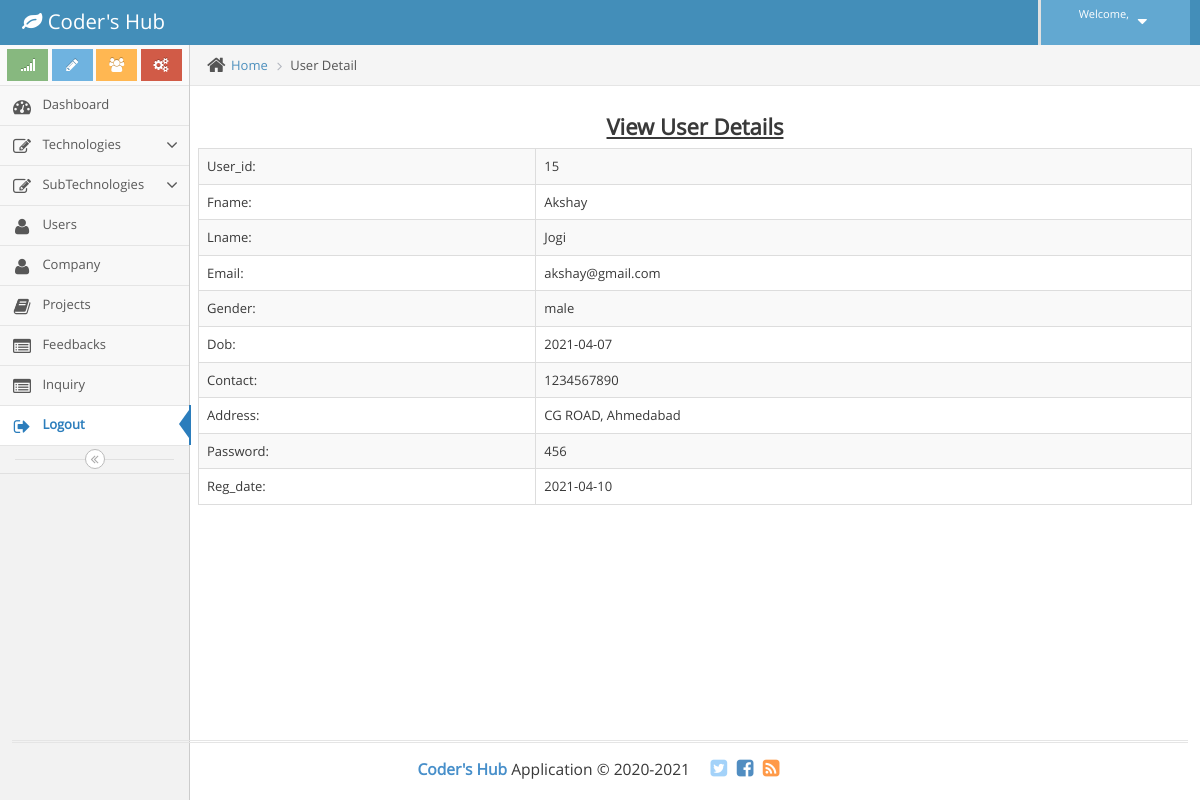
The app's page /admin/users_details.php?did=15 with its own data.
### tables this page shows
CREATE TABLE `user` (
  `User_id` int(100) NOT NULL,
  `Fname` varchar(100) NOT NULL,
  `Lname` varchar(100) NOT NULL,
  `Email` varchar(100) NOT NULL,
  `Gender` varchar(20) NOT NULL,
  `Dob` date NOT NULL,
  `Contact` bigint(10) NOT NULL,
  `Address` varchar(100) NOT NULL,
  `Password` varchar(50) NOT NULL,
  `Reg_date` date NOT NULL
);

### admin/users_details.php (the view, shortened to what this page needs)
<?php
$obj = new mysqli("localhost","root","","codershub");
$id = $_GET["did"];
$result = $obj->query("select * from user where User_id='$id'");
$row = $result->fetch_object();
?>
<!DOCTYPE html>
<html lang="en">
	<head>
		<link rel="stylesheet" href="assets/css/bootstrap.min.css" />
		<link rel="stylesheet" href="assets/font-awesome/4.5.0/css/font-awesome.min.css" />
		<link rel="stylesheet" href="assets/css/jquery-ui.custom.min.css" />
		<link rel="stylesheet" href="assets/css/chosen.min.css" />
		<link rel="stylesheet" href="assets/css/bootstrap-datepicker3.min.css" />
		<link rel="stylesheet" href="assets/css/bootstrap-timepicker.min.css" />
		<link rel="stylesheet" href="assets/css/daterangepicker.min.css" />
		<link rel="stylesheet" href="assets/css/bootstrap-datetimepicker.min.css" />
		<link rel="stylesheet" href="assets/css/bootstrap-colorpicker.min.css" />
		<link rel="stylesheet" href="assets/css/ace.min.css" class="ace-main-stylesheet" id="main-ace-style" />
		<link rel="stylesheet" href="assets/css/ace-skins.min.css" />
		<link rel="stylesheet" href="assets/css/ace-rtl.min.css" />
	</head>
	<body class="no-skin">
		<?php include 'common/header.php';?>
		<div class="main-container ace-save-state" id="main-container">
			<?php include 'common/sidebar.php';?>
			<div class="main-content">
				<div class="main-content-inner">
					<div class="breadcrumbs ace-save-state" id="breadcrumbs">
						<ul class="breadcrumb">
							<li>
								<i class="ace-icon fa fa-home home-icon"></i>
								<a href="#">Home</a>
							</li>
							<li class="active">User Detail</li>
						</ul>
					</div>
					<div class="page-content">
					<div class="row">
							<form method="post">
								<table id="dynamic-table" class="table table-striped table-bordered table-hover">
									<h3 align="center" ><b><u>View User Details</u></b></h3>
									<tr>
										<td>User_id:</td>
										<td><?php echo $row->User_id;?></td>
									</tr>
									<tr>
										<td>Fname:</td>
										<td><?php echo $row->Fname;?></td>
									</tr>
									<tr>
										<td>Lname:</td>
										<td><?php echo $row->Lname;?></td>
									</tr>
									<tr>
										<td>Email:</td>
										<td><?php echo $row->Email;?></td>
									</tr>
									<tr>
										<td>Gender:</td>
										<td><?php echo $row->Gender;?></td>
									</tr>
									<tr>
										<td>Dob:</td>
										<td><?php echo $row->Dob;?></td>
									</tr>
									<tr>
										<td>Contact:</td>
										<td><?php echo $row->Contact;?></td>
									</tr>
									<tr>
										<td>Address:</td>
										<td><?php echo $row->Address;?></td>
									</tr>
									<tr>
										<td>Password:</td>
										<td><?php echo $row->Password;?></td>
									</tr>
									<tr>
										<td>Reg_date:</td>
										<td><?php echo $row->Reg_date;?></td>
									</tr>
								</table>
								</form>
							</div>
						</div>
					</div>
				</div>
			</div>
			<div class="footer">
				<div class="footer-inner">
					<?php include 'common/footer.php';?>
	</body>
</html>

### records on screen
user: User_id "15", Fname "Akshay", Lname "Jogi", Email "akshay@gmail.com", Gender "male", Dob "2021-04-07", Contact "1234567890", Address "CG ROAD, Ahmedabad", Password "456", Reg_date "2021-04-10"
